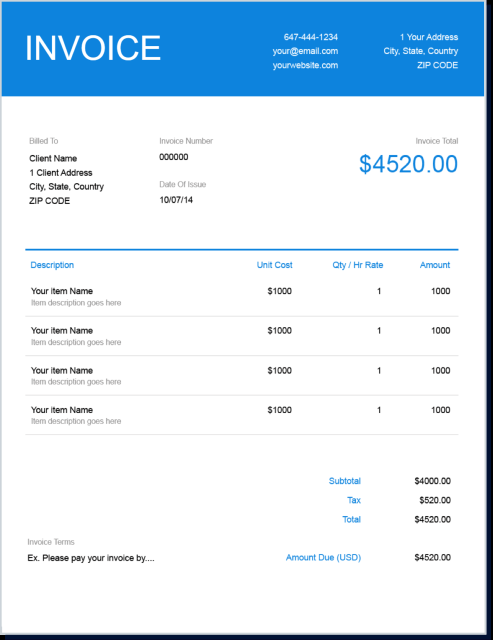
#> input picture OCR-testing/invoice1.png, 985 x 1280 px (shown at 1/2 size)
$ python align_document.py --image invoice1.png --template invoice1.png
#> lines starting #> are read from the running program, lines starting #| are printed output that depends on the picture
#> further down, image is the input picture: shape (1280, 985, 3); mean B, G, R 242.9, 229.2, 211.7
### OCR-testing/image_alignment.py
import numpy as np
import imutils
import cv2

def align_images(image, template, maxFeatures=500, keepPercent=0.2, debug=False):
	# convert both the input image and template to grayscale
#> called with maxFeatures = 500, keepPercent = 0.2, debug = True
	image = imutils.resize(image, width=700)
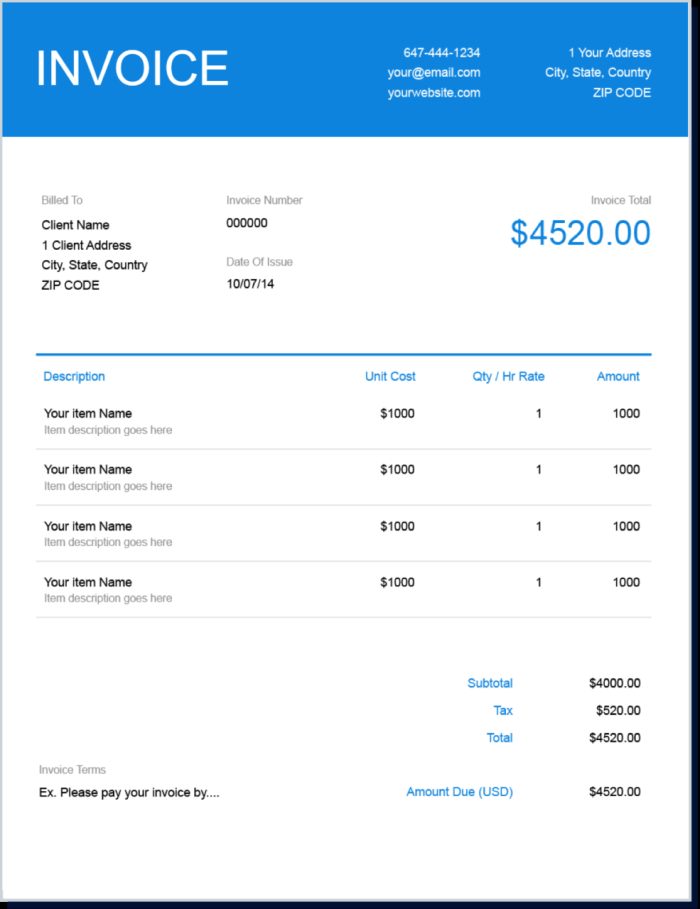
#> image: shape (909, 700, 3); mean of channels 0, 1, 2 242.9, 229.2, 211.7; drawn as B, G, R
	template = imutils.resize(template, width=700)
	imageGray = cv2.cvtColor(image, cv2.COLOR_BGR2GRAY)
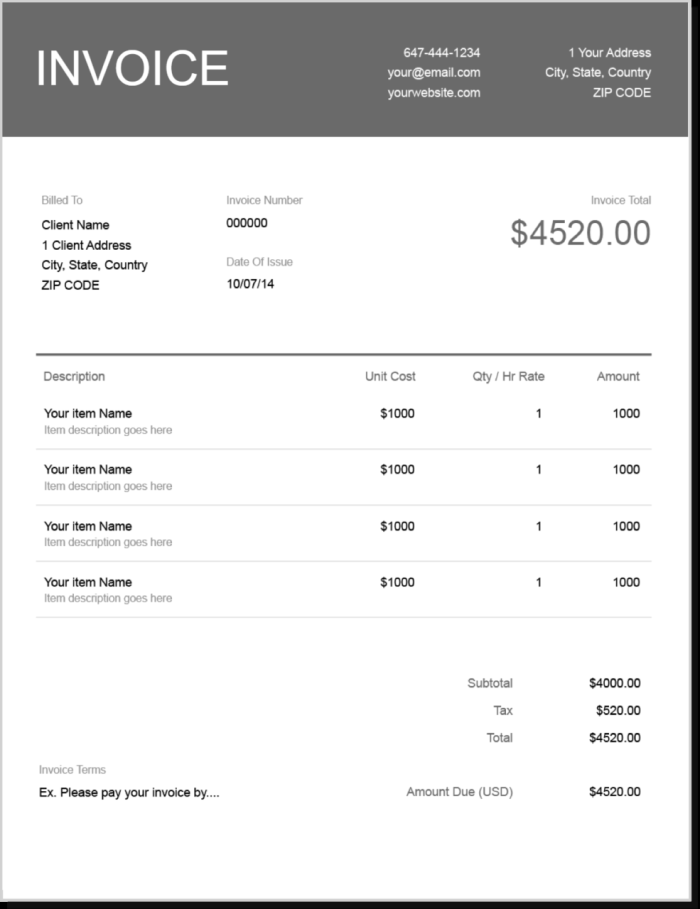
#> imageGray: shape (909, 700); min 0, max 255, mean 225.6
	templateGray = cv2.cvtColor(template, cv2.COLOR_BGR2GRAY)

    # use ORB to detect keypoints and extract (binary) local
	# invariant features
	orb = cv2.ORB_create(maxFeatures)
	(kpsA, descsA) = orb.detectAndCompute(imageGray, None)
#> kpsA = 500 keypoints; strongest (x, y, size): (62, 788, 31), (59, 282, 31), (620, 679, 31), (637, 686, 31)
	(kpsB, descsB) = orb.detectAndCompute(templateGray, None)
#> kpsB has the same summary as kpsA

	# match the features
	method = cv2.DESCRIPTOR_MATCHER_BRUTEFORCE_HAMMING
	matcher = cv2.DescriptorMatcher_create(method)
	matches = matcher.match(descsA, descsB, None)
#> matches = 500 matches

	# sort the matches by their distance (the smaller the distance,
	# the "more similar" the features are)
	matches = sorted(matches, key=lambda x:x.distance)

	# keep only the top matches
	keep = int(len(matches) * keepPercent)
#> keep = 100
	matches = matches[:keep]
#> matches = 100 matches

	# check to see if we should visualize the matched keypoints
	if debug:
		matchedVis = cv2.drawMatches(image, kpsA, template, kpsB, matches, None)
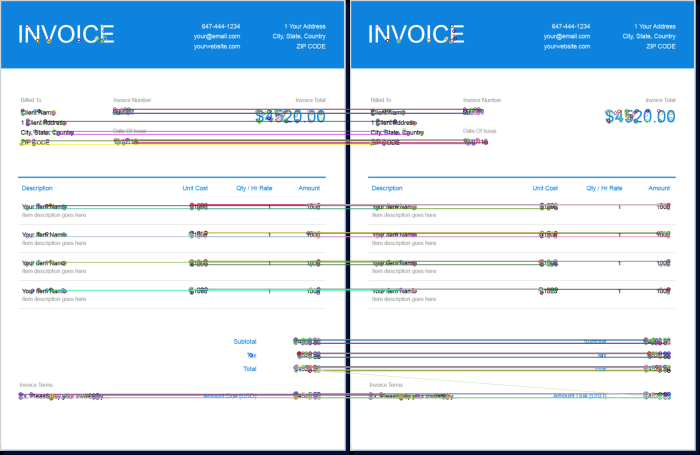
#> matchedVis: shape (909, 1400, 3) (shown at 1/2 size); mean of channels 0, 1, 2 237.9, 224.4, 207.3; drawn as B, G, R
		matchedVis = imutils.resize(matchedVis, width=1000)
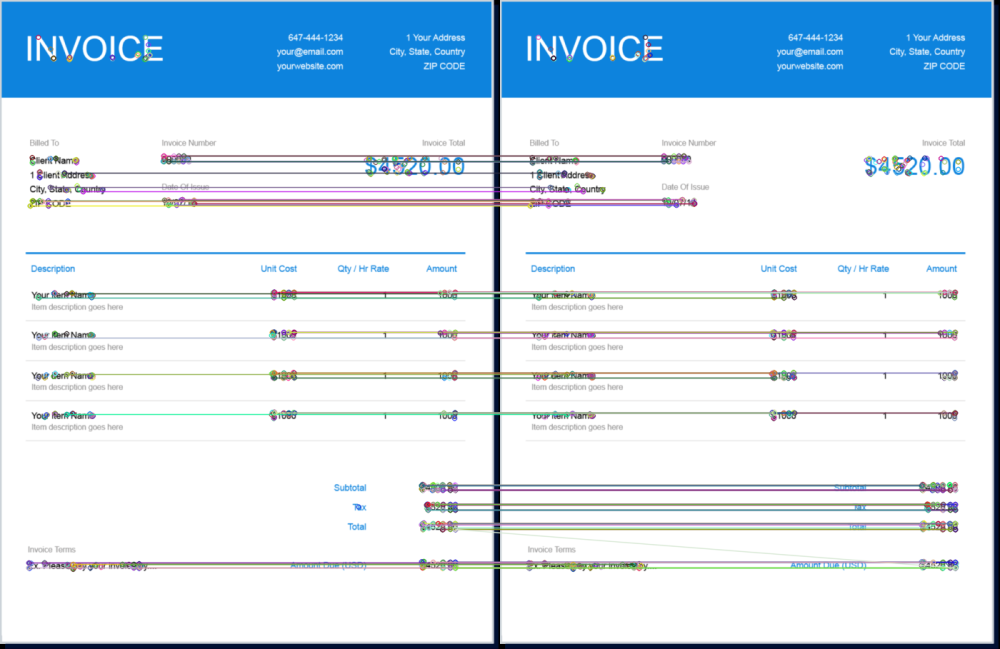
#> matchedVis: shape (649, 1000, 3); mean of channels 0, 1, 2 237.9, 224.4, 207.3; drawn as B, G, R
		cv2.imshow("Matched Keypoints", matchedVis)
		cv2.waitKey(0)

	# allocate memory for the keypoints (x, y)-coordinates from the
	# top matches -- we'll use these coordinates to compute our
	# homography matrix
	ptsA = np.zeros((len(matches), 2), dtype="float")
#> ptsA = 100 pairs, first value 0 to 0, second value 0 to 0
	ptsB = np.zeros((len(matches), 2), dtype="float")
#> ptsB = 100 pairs, first value 0 to 0, second value 0 to 0

	# loop over the top matches
	for (i, m) in enumerate(matches):
		# indicate that the two keypoints in the respective images
		# map to each other
		ptsA[i] = kpsA[m.queryIdx].pt
		ptsB[i] = kpsB[m.trainIdx].pt
#> this loop made 100 passes
#> after the loop, ptsA = 100 pairs, first value 40 to 637, second value 218 to 795; ptsB has the same summary as ptsA

	# compute the homography matrix between the two sets of matched
	# points
	(H, mask) = cv2.findHomography(ptsA, ptsB, method=cv2.RANSAC)
#> H = [[1, -2.46e-16, 2.4e-13], [-1.06e-15, 1, 2.01e-13], [-1.81e-18, 3.85e-19, 1]]; mask = 100 values, max 1 at index 0, min 0 at index 68, mean 0.99

	# use the homography matrix to align the images
	(h, w) = template.shape[:2]
#> h = 909; w = 700
	aligned = cv2.warpPerspective(image, H, (w, h))

	# return the aligned image
	return aligned

### OCR-testing/align_document.py
from image_alignment import align_images
import numpy as np
import argparse
import imutils
import cv2

# construct the argument parser and parse the arguments
ap = argparse.ArgumentParser()
ap.add_argument("-i", "--image", required=True, help="path to input image that we'll align to template")
ap.add_argument("-t", "--template", required=True, help="path to input template image")
args = vars(ap.parse_args())

# load the input image and template from disk
print("[INFO] loading images...")
image = cv2.imread(args["image"])
template = cv2.imread(args["template"])

# align the images
print("[INFO] aligning images...")
aligned = align_images(image, template, debug=True)

# resize both the aligned and template images so we can easily
# visualize them on our screen
aligned = imutils.resize(aligned, width=700)
template = imutils.resize(template, width=700)

# our first output visualization of the image alignment will be a
# side-by-side comparison of the output aligned image and the
# template
stacked = np.hstack([aligned, template])
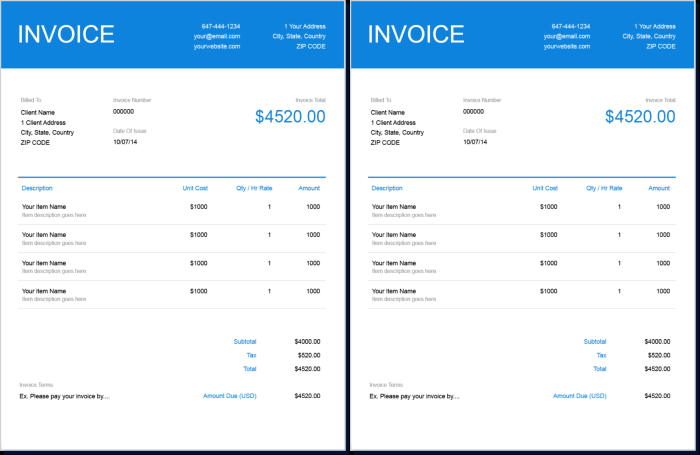
#> stacked: shape (909, 1400, 3) (shown at 1/2 size); mean of channels 0, 1, 2 242.9, 229.2, 211.7; drawn as B, G, R

# our second image alignment visualization will be *overlaying* the
# aligned image on the template, that way we can obtain an idea of
# how good our image alignment is
overlay = template.copy()
output = aligned.copy()
cv2.addWeighted(overlay, 0.5, output, 0.5, 0, output)
# show the two output image alignment visualizations
cv2.imshow("Image Alignment Stacked", stacked)
cv2.imshow("Image Alignment Overlay", output)
cv2.waitKey(0)
